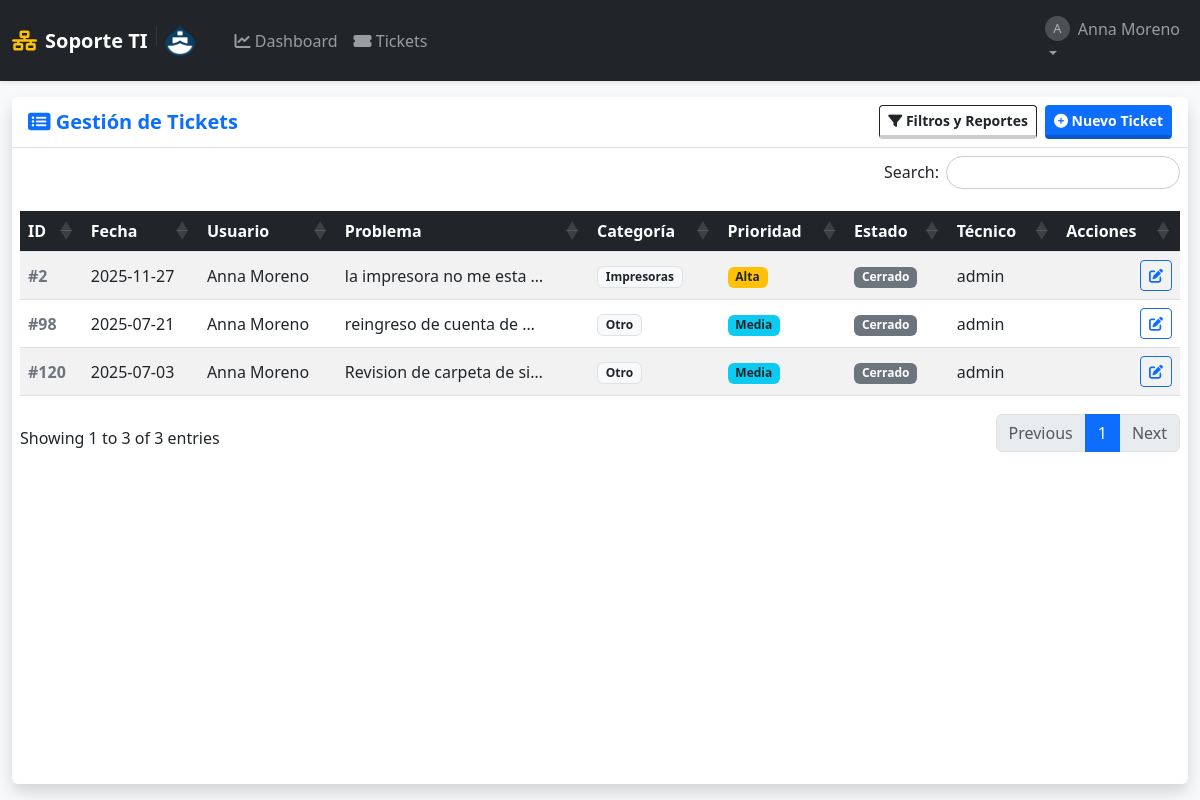
/soportes (signed in), run on the app's committed database.
### tables this page shows
CREATE TABLE usuarios (
            id INTEGER PRIMARY KEY AUTOINCREMENT,
            username TEXT UNIQUE NOT NULL,
            email TEXT UNIQUE,
            password_hash TEXT NOT NULL,
            role TEXT NOT NULL DEFAULT 'user' CHECK(role IN ('admin', 'user', 'tecnico')),
            departamento TEXT,
            fecha_creacion TIMESTAMP DEFAULT CURRENT_TIMESTAMP
        );

CREATE TABLE soportes (
            id INTEGER PRIMARY KEY AUTOINCREMENT,
            fecha_creacion TIMESTAMP DEFAULT CURRENT_TIMESTAMP,
            
            usuario_id INTEGER NOT NULL,  -- Quién reporta
            tecnico_id INTEGER,           -- Quién atiende
            equipo_id INTEGER,            -- Equipo afectado (opcional)
            
            problema TEXT NOT NULL,
            descripcion_detallada TEXT,
            
            estado TEXT NOT NULL DEFAULT 'Abierto',
            prioridad TEXT NOT NULL DEFAULT 'Media',
            categoria TEXT NOT NULL DEFAULT 'Otro',
            
            solucion TEXT,
            fecha_inicio DATE,
            fecha_finalizacion DATE,
            
            FOREIGN KEY (usuario_id) REFERENCES usuarios (id) ON DELETE CASCADE,
            FOREIGN KEY (tecnico_id) REFERENCES usuarios (id) ON DELETE SET NULL,
            FOREIGN KEY (equipo_id) REFERENCES equipos (id) ON DELETE SET NULL
        );

### app.py (the view)
@app.route('/soportes')
@login_required
def lista_soportes():
    db = get_db()
    f_inicio = request.args.get('fecha_inicio')
    f_fin = request.args.get('fecha_fin')
    f_categoria = request.args.get('categoria')
    f_prioridad = request.args.get('prioridad')
    f_estado = request.args.get('estado')
    f_tecnico = request.args.get('tecnico_id')
    query = """
        SELECT s.*, u.username as nombre_usuario, t.username as nombre_tecnico
        FROM soportes s
        JOIN usuarios u ON s.usuario_id = u.id
        LEFT JOIN usuarios t ON s.tecnico_id = t.id
        WHERE 1=1
    """
    params = []
    if session['role'] == 'user':
        query += " AND s.usuario_id = ?"
        params.append(session['user_id'])
    if f_inicio and f_fin:
        query += " AND date(s.fecha_creacion) BETWEEN ? AND ?"
        params.extend([f_inicio, f_fin])
    if f_categoria and f_categoria != 'Todos':
        query += " AND s.categoria = ?"
        params.append(f_categoria)
    if f_prioridad and f_prioridad != 'Todos':
        query += " AND s.prioridad = ?"
        params.append(f_prioridad)
    if f_estado and f_estado != 'Todos':
        query += " AND s.estado = ?"
        params.append(f_estado)
    if f_tecnico and f_tecnico != 'Todos':
        query += " AND s.tecnico_id = ?"
        params.append(f_tecnico)
    query += """
        ORDER BY
            CASE WHEN s.estado IN ('Abierto', 'En Proceso') THEN 0 ELSE 1 END ASC,
            s.fecha_creacion DESC
    """
    tickets = db.execute(query, params).fetchall()
    tecnicos = db.execute("SELECT id, username FROM usuarios WHERE role IN ('admin', 'tecnico')").fetchall()
    return render_template('lista_soportes.html',
                           soportes=tickets,
                           tecnicos=tecnicos,
                           categorias=config.CATEGORIAS,
                           prioridades=config.PRIORIDADES,
                           estados=config.ESTADOS)

### app.py (called while the page is built)
def get_db():
    if 'db' not in g:
        g.db = sqlite3.connect(app.config['DB_FILE'])
        g.db.row_factory = sqlite3.Row
        g.db.execute("PRAGMA foreign_keys = ON")
    return g.db

def login_required(f):
    @wraps(f)
    def decorated_function(*args, **kwargs):
        if 'user_id' not in session: return redirect(url_for('login'))
        return f(*args, **kwargs)
    return decorated_function

### templates/lista_soportes.html (shortened to what this page needs)
{% extends "layout.html" %}
{% block content %}
<div class="card shadow h-100 border-0">
    <div class="card-header bg-white py-2 border-bottom d-flex justify-content-between align-items-center">
        <h5 class="mb-0 text-primary fw-bold"><i class="fas fa-list-alt"></i> Gestión de Tickets</h5>
        <div class="d-flex gap-2">
            <button class="btn btn-outline-dark btn-sm" type="button" data-bs-toggle="collapse" data-bs-target="#panelFiltros">
                <i class="fas fa-filter"></i> Filtros y Reportes
            </button>
            <a href="{{ url_for('agregar') }}" class="btn btn-primary btn-sm">
                <i class="fas fa-plus-circle"></i> Nuevo Ticket
            </a>
        </div>
    </div>
    <div class="card-body p-2">
        <table class="table table-striped table-hover tabla-enterprise w-100 align-middle">
            <thead>
                <tr>
                    <th>ID</th>
                    <th>Fecha</th>
                    <th>Usuario</th>
                    <th>Problema</th>
                    <th>Categoría</th>
                    <th>Prioridad</th>
                    <th>Estado</th>
                    <th>Técnico</th>
                    <th>Acciones</th>
                </tr>
            </thead>
            <tbody>
                {% for soporte in soportes %}
                <tr>
                    <td class="fw-bold text-secondary">#{{ soporte.id }}</td>
                    <td data-order="{{ soporte.fecha_creacion }}">
                        {{ soporte.fecha_creacion[:10] }}
                    </td>
                    <td>{{ soporte.nombre_usuario }}</td>
                    <td title="{{ soporte.problema }}">
                        <div style="max-width: 200px; white-space: nowrap; overflow: hidden; text-overflow: ellipsis;">
                            {{ soporte.problema }}
                        </div>
                    </td>
                    <td><span class="badge bg-light text-dark border">{{ soporte.categoria }}</span></td>
                    <td>
                        {% if soporte.prioridad == 'Urgente' %}<span class="badge bg-danger">Urgente</span>
                        {% elif soporte.prioridad == 'Alta' %}<span class="badge bg-warning text-dark">Alta</span>
                        {% else %}<span class="badge bg-info text-dark">{{ soporte.prioridad }}</span>
                        {% endif %}
                    </td>
                    <td>
                        {% if soporte.estado == 'Abierto' %}<span class="badge bg-success">Abierto</span>
                        {% elif soporte.estado == 'En Proceso' %}<span class="badge bg-primary">En Proceso</span>
                        {% elif soporte.estado == 'Resuelto' %}<span class="badge bg-info">Resuelto</span>
                        {% else %}<span class="badge bg-secondary">Cerrado</span>
                        {% endif %}
                    </td>
                    <td>{{ soporte.nombre_tecnico or '' }}</td>
                    <td class="text-end">
                        <div class="d-flex gap-1 justify-content-end">
                            {% if session['role'] in ['admin', 'tecnico'] or session['user_id'] == soporte.usuario_id %}
                                <a href="{{ url_for('editar', ticket_id=soporte.id) }}" class="btn btn-outline-primary btn-sm" title="Ver/Editar">
                                    <i class="fas fa-edit"></i>
                                </a>
                            {% endif %}
                        </div>
                    </td>
                </tr>
                {% endfor %}
            </tbody>
        </table>
    </div>
</div>
{% endblock %}

### templates/layout.html (shortened to what this page needs)
<!DOCTYPE html>
<html lang="es">
<head>
    <link href="https://cdn.jsdelivr.net/npm/bootstrap@5.3.0/dist/css/bootstrap.min.css" rel="stylesheet">
    <link rel="stylesheet" href="https://cdnjs.cloudflare.com/ajax/libs/font-awesome/6.0.0/css/all.min.css">
    <link rel="stylesheet" href="https://cdn.datatables.net/1.13.4/css/dataTables.bootstrap5.min.css">
    <link rel="stylesheet" href="https://cdn.datatables.net/responsive/2.4.1/css/responsive.bootstrap5.min.css">
    <link rel="stylesheet" href="https://cdn.datatables.net/buttons/2.3.6/css/buttons.bootstrap5.min.css">
    <link rel="stylesheet" href="{{ url_for('static', filename='css/style.css') }}">
</head>
<body class="bg-light sap-mode">
    <nav class="navbar navbar-expand-lg navbar-dark bg-dark shadow-sm z-index-1000">
        <div class="container-fluid">
            <a class="navbar-brand fw-bold d-flex align-items-center" href="{{ url_for('dashboard') }}">
                <i class="fas fa-network-wired me-2 text-warning"></i>
                Soporte TI
                <img src="{{ url_for('static', filename='img/logo.png') }}" alt="Logo Empresa" height="30" class="d-inline-block align-text-top">
            </a>
            <div class="collapse navbar-collapse" id="navbarNav">
                {% if session.get('user_id') %}
                <ul class="navbar-nav me-auto ms-3">
                    <li class="nav-item">
                        <a class="nav-link" href="{{ url_for('dashboard') }}"><i class="fas fa-chart-line"></i> Dashboard</a>
                    </li>
                    <li class="nav-item">
                        <a class="nav-link" href="{{ url_for('lista_soportes') }}"><i class="fas fa-ticket-alt"></i> Tickets</a>
                    </li>
                </ul>
                <ul class="navbar-nav">
                    <li class="nav-item dropdown">
                        <a class="nav-link dropdown-toggle" href="#" data-bs-toggle="dropdown">
                            <div class="d-flex align-items-center">
                                <div class="avatar-circle-sm me-2">{{ session.get('username')[0].upper() }}</div>
                                {{ session.get('username') }}
                            </div>
                        </a>
                    </li>
                </ul>
                {% endif %}
            </div>
        </div>
    </nav>
    <main class="container-fluid py-3 main-container">
        {% block content %}{% endblock %}
    </main>
</body>
</html>

### static/css/style.css (style rules this page uses)
body.sap-mode { height: 100vh; display: flex; flex-direction: column; margin: 0; overflow: hidden; }
.main-container { flex: 1; overflow-y: auto; padding-bottom: 20px; width: 100%; }
.btn { transition: all 0.15s ease-in-out; border-bottom: 4px solid rgba(0,0,0,0.2) !important; font-weight: 600; }
.btn-outline-primary, .btn-outline-secondary, .btn-outline-danger { border-bottom: 1px solid currentColor !important; }
.avatar-circle-sm { width: 25px; height: 25px; background-color: #ffffff33; border-radius: 50%; text-align: center; line-height: 25px; font-size: 0.8em; }
table.dataTable thead th { background-color: #212529; color: white; position: sticky; top: 0; z-index: 10; }

### data on the page
usuarios: get "Anna Moreno"
soportes: id "2", fecha_creacion "2025-11-27", nombre_usuario "Anna Moreno", problema "la impresora no me esta…", categoria "Impresoras", prioridad "Alta", estado "Cerrado", username "admin"
soportes: id "98", fecha_creacion "2025-07-21", nombre_usuario "Anna Moreno", problema "reingreso de cuenta de…", categoria "Otro", prioridad "Media", estado "Cerrado", username "admin"
soportes: id "120", fecha_creacion "2025-07-03", nombre_usuario "Anna Moreno", problema "Revision de carpeta de si…", categoria "Otro", prioridad "Media", estado "Cerrado", username "admin"

### other printed values
{{ session.get('username')[0].upper() }} "A"
